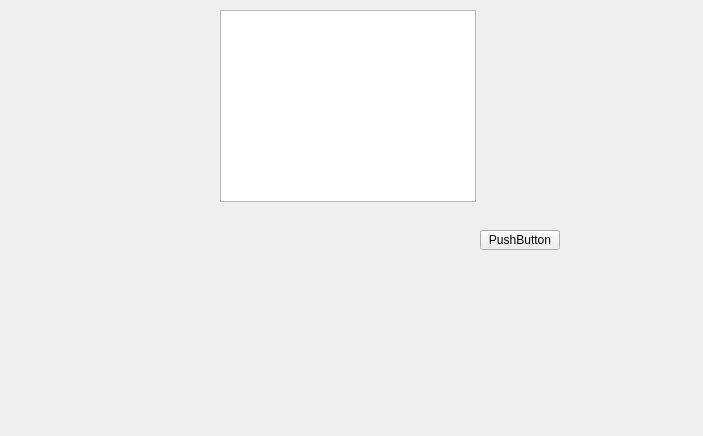
<?xml version="1.0" encoding="UTF-8"?>
<ui version="4.0">
 <class>Purchase</class>
 <widget class="QWidget" name="Purchase">
  <property name="geometry">
   <rect>
    <x>0</x>
    <y>0</y>
    <width>703</width>
    <height>436</height>
   </rect>
  </property>
  <property name="windowTitle">
   <string>Form</string>
  </property>
  <widget class="QPushButton" name="pushButton">
   <property name="geometry">
    <rect>
     <x>480</x>
     <y>230</y>
     <width>80</width>
     <height>20</height>
    </rect>
   </property>
   <property name="text">
    <string>PushButton</string>
   </property>
  </widget>
  <widget class="QTextBrowser" name="textBrowser">
   <property name="geometry">
    <rect>
     <x>220</x>
     <y>10</y>
     <width>256</width>
     <height>192</height>
    </rect>
   </property>
  </widget>
 </widget>
 <resources/>
 <connections/>
</ui>
